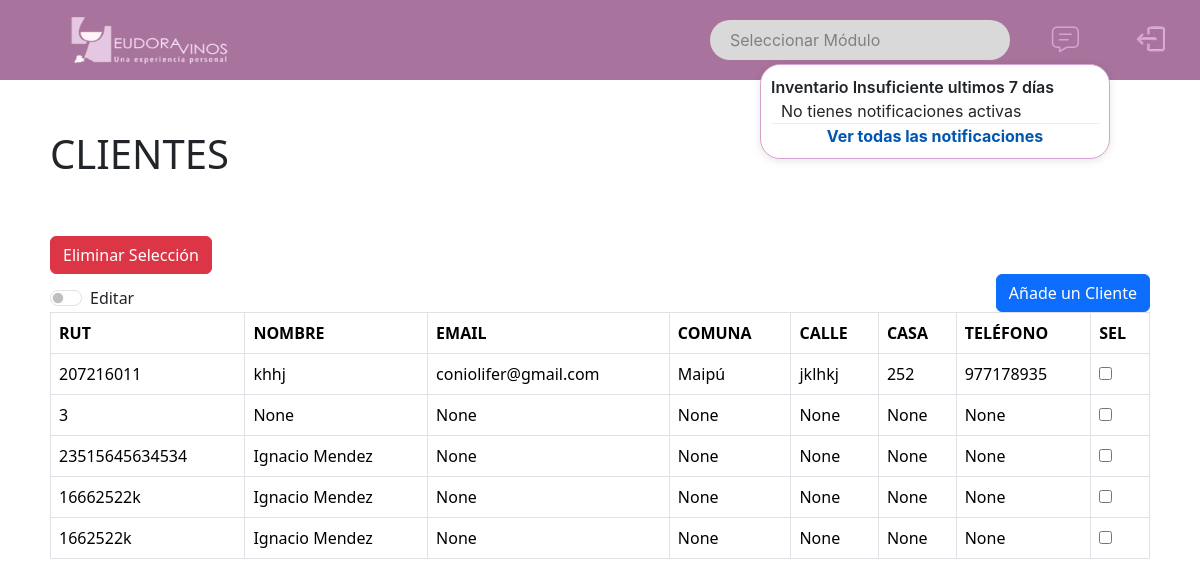
Before: /cliente/ (signed in) with the older database file.
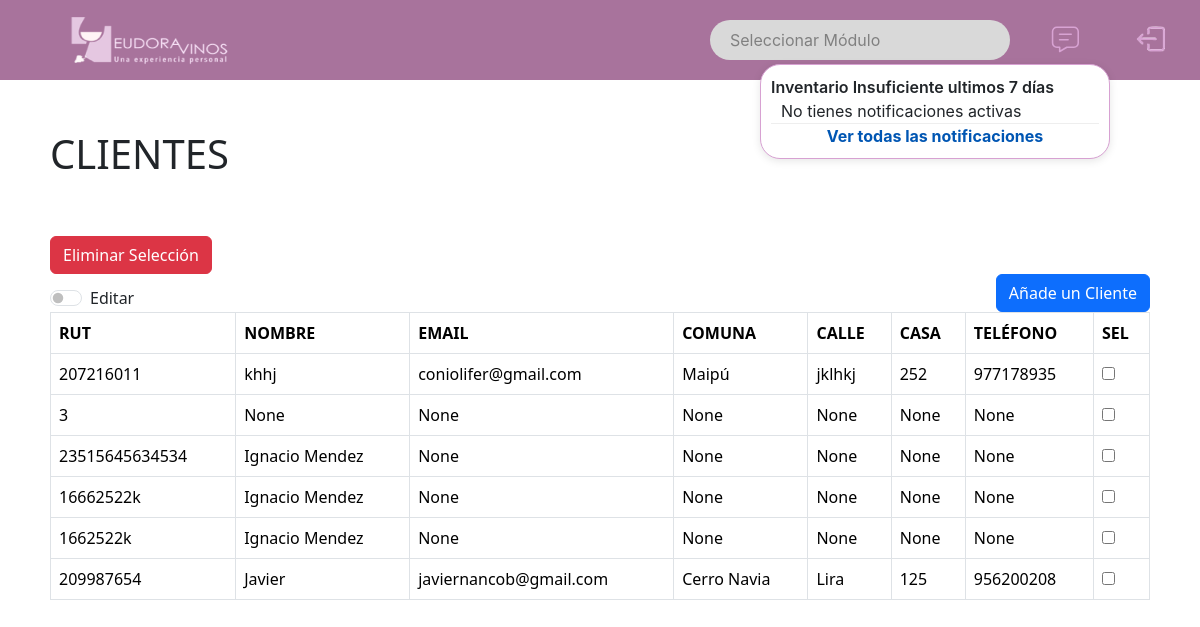
After: the same page with the newer database file.
### website/models.py (models this page shows, shortened)
class Cliente(models.Model):
    rut = models.CharField(primary_key=True, max_length=20)
    nombre = models.CharField( max_length=50, null=True)
    email = models.EmailField(null=True)
    comuna = models.CharField(max_length=50, null=True)
    calle = models.CharField(max_length=50, null=True)
    numero_de_casa = models.CharField(max_length=50, null=True)
    telefono = models.IntegerField(null=True)

### website/views.py (the view)
# urls.py: path('cliente/', views.cliente, name='cliente'), #muestra
@login_required
def cliente(request):
    clientes = Cliente.objects.all()
    return render(request, 'cliente.html', {'clientes': clientes})

### website/context_processors.py (called while the page is built)
def notificaciones(request):
    fecha_limite = datetime.now().date() - timedelta(days=7)
    notificaciones_activas = Alerta_stock.objects.filter(fecha_alerta__gte=fecha_limite)
    return {'notificaciones_activas': notificaciones_activas}

### website/templates/cliente.html (shortened to what this page needs)
{% load static%}
{% include "base.html" %}
{% block content %}
<div id="tablas-css">
    <link type="text/css" href='{% static "css/tablas.css" %}' rel="stylesheet"/>
    <div id="titulo-modelo">
        <h1>CLIENTES</h1>
    </div>
    <div class="col d-grid gap-2 d-md-flex">
        <button id="eliminar-seleccion" type="button" class="btn btn-danger">Eliminar Selección</button>
    </div>
    <div class="a">
        <div class="row align-items-end">
            <div class="col">
                <div id="ediciones">
                    <div class="form-check form-switch">
                        <input class="form-check-input" type="checkbox" role="switch" id="flexSwitchCheckDefault">
                        <label class="form-check-label" for="flexSwitchCheckDefault">Editar</label>
                    </div>
                </div>
            </div>
            <div class="col d-grid gap-2 d-md-flex justify-content-md-end">
                <button type="button" class="btn btn-primary" data-bs-toggle="modal" data-bs-target="#addnewcliente">
                    Añade un Cliente
                </button>
            </div>
        </div>
    </div>
    <table id="table" summary="tabla cliente" class="table table-bordered table-hover dt-responsive">
        <thead>
        <tr class="listado">
            <th> RUT </th>
            <th> NOMBRE </th>
            <th> EMAIL</th>
            <th> COMUNA </th>
            <th> CALLE </th>
            <th> CASA </th>
            <th> TELÉFONO </th>
            <th> SEL </th>
        </tr>
        </thead>
        <tbody>
            {% for cliente in clientes %}
            <tr class="listado">
                <td>{{ cliente.rut }}</td>
                <td class="editable" data-rut="{{ cliente.rut }}" data-type="nombre">{{ cliente.nombre }}</td>
                <td class="editable" data-rut="{{ cliente.rut }}" data-type="email">{{ cliente.email }}</td>
                <td class="editable" data-rut="{{ cliente.rut }}" data-type="comuna">{{ cliente.comuna }}</td>
                <td class="editable" data-rut="{{ cliente.rut }}" data-type="calle">{{ cliente.calle }}</td>
                <td class="editable" data-rut="{{ cliente.rut }}" data-type="numero_de_casa">{{ cliente.numero_de_casa }}</td>
                <td class="editable" data-rut="{{ cliente.rut }}" data-type="telefono">{{ cliente.telefono }}</td>
                <td>
                    <input type="checkbox" data-rut="{{ cliente.rut }}" name="seleccionar" id="seleccionar">
                </td>
            </tr>
            {% endfor %}
        </tbody>
    </table>
</div>
{% endblock %}

Changed rows visible on the page:
added Cliente: rut "209987654", nombre "Javier", email "javiernancob@gmail.com", comuna "Cerro Navia", calle "Lira", numero_de_casa "125", telefono "956200208"
